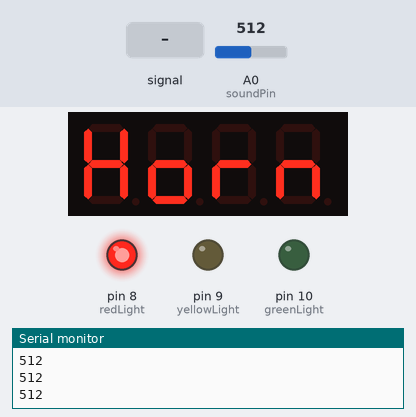
This sketch was run on a simulated Arduino Uno, built with avr-gcc and run on an emulated ATmega328P. Parts: 4-digit seven-segment display, output pins drawn as LEDs (lit = HIGH), the last lines printed to the serial monitor. Inputs (shaded band) come from the test bench; at power-on: A0 (soundPin) = 512.

Above: at 1.2 s.
1.3 s: A0 (soundPin) fed a 200 Hz sine of ±460 counts around its level
At 2.3 s:
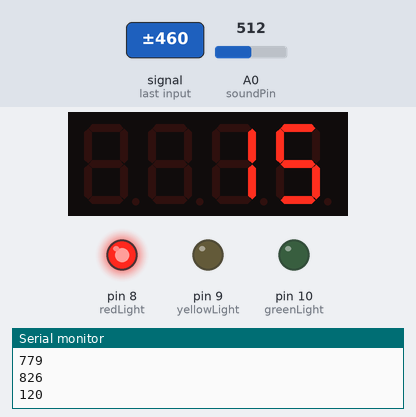
4.3 s: A0 (soundPin) set to 125
At 7.1 s:
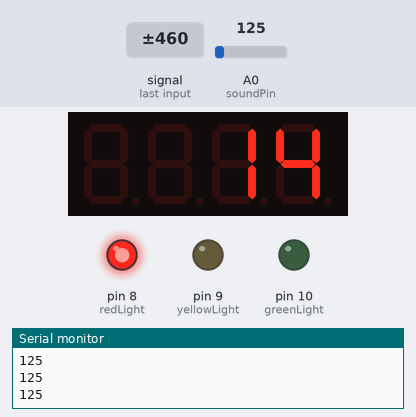
7.3 s: A0 (soundPin) set to 150
At 8.6 s:
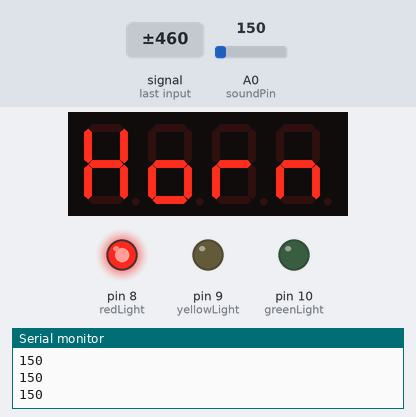
8.9 s: A0 (soundPin) set to 122
At 22.1 s:
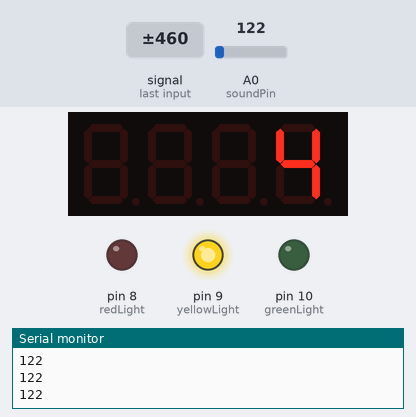
Timing chart, 0 to 23.6 s (numbered marks = the images above; inputs shaded):
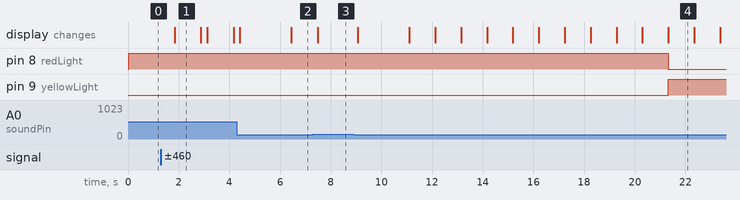

Measured:
- the behaviour switches between 135 and 136 on A0 (soundPin) (found by bisection; images 2 and 3)
- after the input at 1.3 s, the display: changes after 0.54 s (image 1)
- after the input at 7.3 s, the display: changes after 0.19 s (image 3)
- after the input at 8.9 s, pin 8 (redLight): HIGH → LOW after 12.4 s; pin 9 (yellowLight): LOW → HIGH after 12.4 s; the display: first changes after 0.16 s (image 4 shows a later state)
- what the display in image 1 shows lasts 1.1 s, from 1.8 s to 2.9 s

The sketch:

Traffic_Light_Control_Soundsensor.ino
```cpp
#include <TM1637Display.h>

// Display pins
#define CLK 4
#define DIO 5
TM1637Display display(CLK, DIO);

// Traffic lights
int redLight = 8;
int yellowLight = 9;
int greenLight = 10;

// Sound sensor
int soundPin = A0;
int soundThreshold = 135;

// H O R N display segments
const uint8_t HORN[] = {
  SEG_B | SEG_C | SEG_E | SEG_F | SEG_G,   // H
  SEG_C | SEG_D | SEG_E | SEG_G,           // O
  SEG_E | SEG_G,                           // R
  SEG_C | SEG_E | SEG_G                    // N
};

void setup()
{
  pinMode(redLight, OUTPUT);
  pinMode(yellowLight, OUTPUT);
  pinMode(greenLight, OUTPUT);

  display.setBrightness(7);

  Serial.begin(9600);
}

void loop()
{
  normalTraffic();
}

// -------- NORMAL TRAFFIC --------
void normalTraffic()
{
  // Countdown 15 → 0
  for(int i = 15; i >= 0; i--)
  {
    display.showNumberDec(i);

    // Traffic light sequence
    if(i >= 5)
    {
      setRed();
    }
    else if(i >= 1)
    {
      setYellow();
    }
    else
    {
      setGreen();
    }

    // Disable sound sensor during green light
    if(i >= 1)
    {
      int soundValue = analogRead(soundPin);
      Serial.println(soundValue);

      if(soundValue > soundThreshold)
      {
        hornMode();
        return;
      }
    }

    delay(1000);
  }

  // Forward countdown 0 → 15
  for(int i = 15; i >= 0; i--)
  {
    display.showNumberDec(i);

    if(i == 0)
    {
      setGreen();
    }

    delay(1000);
  }
}

// -------- HORN MODE --------
void hornMode()
{
  Serial.println("HORN DETECTED");

  while(true)
  {
    int soundValue = analogRead(soundPin);
    Serial.println(soundValue);

    // Stop traffic
    setRed();

    // Display HORN text
    display.setSegments(HORN);

    // Exit horn mode when sound stops
    if(soundValue < soundThreshold)
    {
      break;
    }

    delay(200);
  }

  // Reset traffic timer
  display.showNumberDec(15);
  delay(1000);
}

// -------- LIGHT FUNCTIONS --------

void setRed()
{
  digitalWrite(redLight, HIGH);
  digitalWrite(yellowLight, LOW);
  digitalWrite(greenLight, LOW);
}

void setYellow()
{
  digitalWrite(redLight, LOW);
  digitalWrite(yellowLight, HIGH);
  digitalWrite(greenLight, LOW);
}

void setGreen()
{
  digitalWrite(redLight, LOW);
  digitalWrite(yellowLight, LOW);
  digitalWrite(greenLight, HIGH);
}
```
